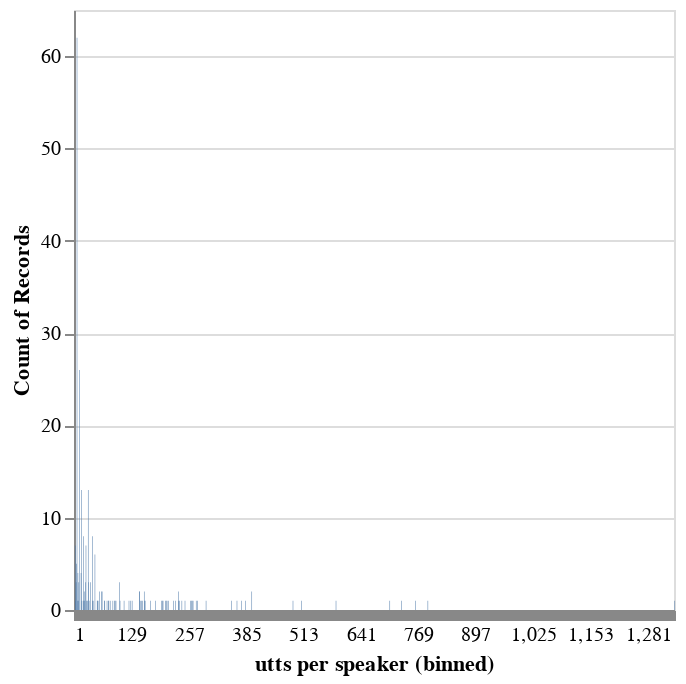

The notebook cell saved with this chart:
### Code cell
def hist(data, field):
    records = [{field: i} for i in data]
    spec = {
      "data": {"values": records},
      "mark": "bar",
      "encoding": {
        "x": {
          "field": field,
          "type": "quantitative",
          "bin": {"step": 1} 
        },
        "y": {
          "aggregate": "count",
          "type": "quantitative"
        }
      }
    }
    return alt.VegaLite(spec)

def type2acc(stats):
    total = stats['correct'] + stats['wrong'] + stats['skip'] 
    if total != 0:
        correct = (stats['correct'])/(total)
        wrong = (stats['wrong']) / (total)
        skip = (stats['skip']) /(total)
        return correct, wrong, skip
    else:
        return 0,0,0
    
    
def print_stats():
    overlaps = set(speakers.keys()).intersection(listeners.keys())
    print(f's_count, l_count {len(speakers)} {len(listeners)}')
    print(f'{len(overlaps)} in common')
    speaker_utts = [len(s['utterances']) for k,s in speakers.items()]
    display(hist(speaker_utts, 'utts per speaker'))
    print(f'mean, median number of utterances {np.mean(speaker_utts):.3f} {np.median(speaker_utts)}')
    all_utts = [u for k,s in speakers.items() for u in s['utterances']]
    print('total {} utterances, mean_len {:.2f} chars, {:.2f} tokens'.format(
        len(all_utts),
        np.mean([len(u) for u in all_utts]),
        np.mean([len(u.split(' ')) for u in all_utts])))
    all_listeners = [u for k,s in speakers.items() for u in s['listeners']]
    print(len(all_listeners))
    types = pl.aggregate_type(all_listeners)
    print('correct, wrong, skip: {:.3f}, {:.3f}, {:.3f}'.format(*type2acc(types)))
    
print_stats()

### Figure 1 — Vega-Lite specification as saved in the notebook (floating-point values rounded to 4 significant figures; data arrays with more than 128 entries replaced by an {"elided": "..."} marker saying what was removed)
{"data": {"values": {"elided": "267 records"}}, "encoding": {"x": {"bin": {"step": 1}, "field": "utts per speaker", "type": "quantitative"}, "y": {"aggregate": "count", "type": "quantitative"}}, "mark": "bar"}
